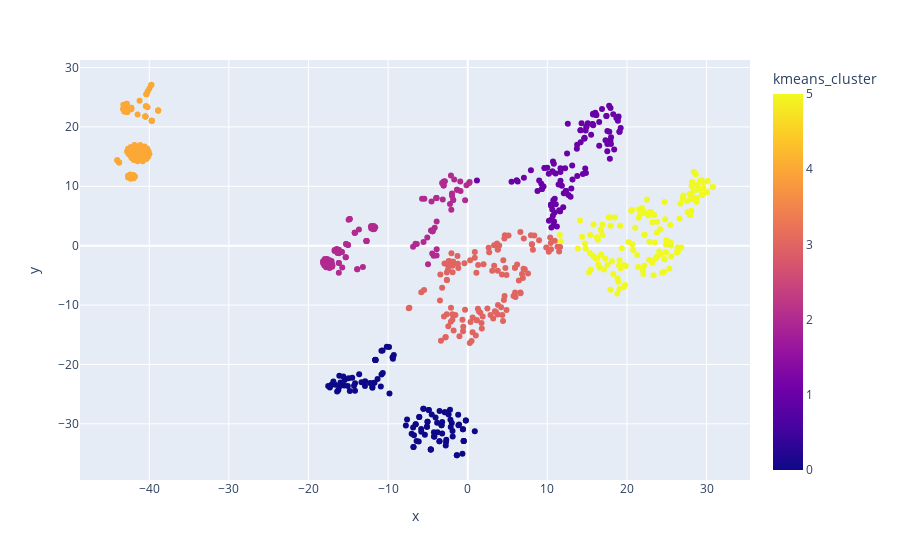

Notebook source saved alongside this figure:
### Code cell
import plotly.graph_objects as go
import plotly.express as px
import pandas as pd


df = pd.read_csv("data/tsne_vectors_2d_5_clusters_without_urlinput_gaussian_mix.csv")

# df['description'] = [""] * len(df)
# for index, value in df.iterrows():
#     if value['cluster'] == 2:
#         df.at[index,'description'] = "Greet"
#     elif value['cluster'] == 0:
#         df.at[index,'description'] = "Handle url failed"
#     elif value['cluster'] == 4:
#         df.at[index,'description'] = "Thank/Handover/Agree/Disagree/Address"
#     else:
#         df.at[index,'description'] = "Ask price, availability"

fig = px.scatter(
    df,
    x='x',
    y='y',
    color="kmeans_cluster",
#     color="gm_cluster",
#     color="description",
    hover_data=["short_input_texts", "short_bot_texts","intent","short_entities","action_1"],
    )


fig.show()

### Figure 1 — Plotly figure (JSON) as saved in the notebook; plotly's stock layout.template omitted (floating-point values rounded to 4 significant figures; data arrays with more than 128 entries replaced by an {"elided": "..."} marker saying what was removed)
{"data": [{"customdata": {"elided": "655x5 str values"}, "hovertemplate": "x=%{x}<br>y=%{y}<br>short_input_texts=%{customdata[0]}<br>short_bot_texts=%{customdata[1]}<br>intent=%{customdata[2]}<br>short_entities=%{customdata[3]}<br>action_1=%{customdata[4]}<br>kmeans_cluster=%{marker.color}<extra></extra>", "legendgroup": "", "marker": {"color": {"elided": "655 int values"}, "coloraxis": "coloraxis", "symbol": "circle"}, "mode": "markers", "name": "", "showlegend": false, "type": "scatter", "x": {"elided": "655 float values"}, "xaxis": "x", "y": {"elided": "655 float values"}, "yaxis": "y"}], "layout": {"coloraxis": {"colorbar": {"title": {"text": "kmeans_cluster"}}, "colorscale": [[0, "#0d0887"], [0.1111, "#46039f"], [0.2222, "#7201a8"], [0.3333, "#9c179e"], [0.4444, "#bd3786"], [0.5556, "#d8576b"], [0.6667, "#ed7953"], [0.7778, "#fb9f3a"], [0.8889, "#fdca26"], [1, "#f0f921"]]}, "legend": {"tracegroupgap": 0}, "margin": {"t": 60}, "xaxis": {"anchor": "y", "domain": [0, 1], "title": {"text": "x"}}, "yaxis": {"anchor": "x", "domain": [0, 1], "title": {"text": "y"}}}}
